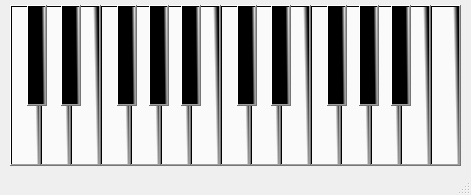
<?xml version="1.0" encoding="UTF-8"?>
<ui version="4.0">
 <class>MainWindow</class>
 <widget class="QMainWindow" name="MainWindow">
  <property name="geometry">
   <rect>
    <x>0</x>
    <y>0</y>
    <width>471</width>
    <height>195</height>
   </rect>
  </property>
  <property name="minimumSize">
   <size>
    <width>471</width>
    <height>161</height>
   </size>
  </property>
  <property name="windowTitle">
   <string>MainWindow</string>
  </property>
  <property name="windowOpacity">
   <double>1.000000000000000</double>
  </property>
  <widget class="QWidget" name="centralwidget">
   <property name="minimumSize">
    <size>
     <width>451</width>
     <height>0</height>
    </size>
   </property>
   <layout class="QVBoxLayout" name="verticalLayout">
    <property name="spacing">
     <number>0</number>
    </property>
    <property name="leftMargin">
     <number>10</number>
    </property>
    <property name="topMargin">
     <number>5</number>
    </property>
    <property name="rightMargin">
     <number>0</number>
    </property>
    <property name="bottomMargin">
     <number>0</number>
    </property>
    <item>
     <widget class="QWidget" name="widget" native="true">
      <property name="minimumSize">
       <size>
        <width>451</width>
        <height>161</height>
       </size>
      </property>
      <property name="layoutDirection">
       <enum>Qt::LayoutDirection::LeftToRight</enum>
      </property>
      <widget class="QPushButton" name="C3s">
       <property name="geometry">
        <rect>
         <x>17</x>
         <y>0</y>
         <width>20</width>
         <height>101</height>
        </rect>
       </property>
       <property name="styleSheet">
        <string notr="true">#C3s{
background-color: rgb(0, 0, 0);

background-color: qlineargradient(spread:pad, x1:0.784, y1:0.0175, x2:1, y2:0, stop:0 rgba(0, 0, 0, 255), stop:1 rgba(255, 255, 255, 255))
}

#C3s:pressed{
background-color: rgb(0,0,0);
background-color: qlineargradient(spread:pad, x1:0.857955, y1:0.0170455, x2:1, y2:0, stop:0.125 rgba(0, 0, 0, 255), stop:0.977273 rgba(255, 255, 255, 255))
}</string>
       </property>
       <property name="text">
        <string/>
       </property>
       <property name="shortcut">
        <string>F</string>
       </property>
      </widget>
      <widget class="QPushButton" name="A4s">
       <property name="geometry">
        <rect>
         <x>381</x>
         <y>0</y>
         <width>20</width>
         <height>101</height>
        </rect>
       </property>
       <property name="styleSheet">
        <string notr="true">#A4s{
background-color: rgb(0, 0, 0);

background-color: qlineargradient(spread:pad, x1:0.784, y1:0.0175, x2:1, y2:0, stop:0 rgba(0, 0, 0, 255), stop:1 rgba(255, 255, 255, 255))
}

#A4s:pressed{
background-color: rgb(0,0,0);
background-color: qlineargradient(spread:pad, x1:0.857955, y1:0.0170455, x2:1, y2:0, stop:0.125 rgba(0, 0, 0, 255), stop:0.977273 rgba(255, 255, 255, 255))
}</string>
       </property>
       <property name="text">
        <string/>
       </property>
       <property name="shortcut">
        <string>9</string>
       </property>
      </widget>
      <widget class="QPushButton" name="A3">
       <property name="geometry">
        <rect>
         <x>150</x>
         <y>0</y>
         <width>31</width>
         <height>161</height>
        </rect>
       </property>
       <property name="styleSheet">
        <string notr="true">#A3{
background-color: rgb(242, 242, 242);
background-color: qlineargradient(spread:pad, x1:0.960545, y1:0.0962727, x2:0.795545, y2:0.119318, stop:0 rgba(0, 0, 0, 255), stop:1 rgba(250, 250, 250, 250));}


#A3:pressed{
background-color: rgb(250, 250, 250);
}

</string>
       </property>
       <property name="text">
        <string/>
       </property>
       <property name="shortcut">
        <string>Q</string>
       </property>
      </widget>
      <widget class="QPushButton" name="A4">
       <property name="geometry">
        <rect>
         <x>360</x>
         <y>0</y>
         <width>31</width>
         <height>161</height>
        </rect>
       </property>
       <property name="styleSheet">
        <string notr="true">#A4{
background-color: rgb(242, 242, 242);
background-color: qlineargradient(spread:pad, x1:0.960545, y1:0.0962727, x2:0.795545, y2:0.119318, stop:0 rgba(0, 0, 0, 255), stop:1 rgba(250, 250, 250, 250));}


#A4:pressed{
background-color: rgb(250, 250, 250);
}

</string>
       </property>
       <property name="text">
        <string/>
       </property>
       <property name="shortcut">
        <string>I</string>
       </property>
      </widget>
      <widget class="QPushButton" name="B3">
       <property name="geometry">
        <rect>
         <x>180</x>
         <y>0</y>
         <width>31</width>
         <height>161</height>
        </rect>
       </property>
       <property name="styleSheet">
        <string notr="true">#B3{
background-color: rgb(242, 242, 242);
background-color: qlineargradient(spread:pad, x1:0.960545, y1:0.0962727, x2:0.795545, y2:0.119318, stop:0 rgba(0, 0, 0, 255), stop:1 rgba(250, 250, 250, 250));}


#B3:pressed{
background-color: rgb(250, 250, 250);
}

</string>
       </property>
       <property name="text">
        <string/>
       </property>
       <property name="shortcut">
        <string>W</string>
       </property>
      </widget>
      <widget class="QPushButton" name="C4s">
       <property name="geometry">
        <rect>
         <x>227</x>
         <y>0</y>
         <width>20</width>
         <height>101</height>
        </rect>
       </property>
       <property name="styleSheet">
        <string notr="true">#C4s{
background-color: rgb(0, 0, 0);

background-color: qlineargradient(spread:pad, x1:0.784, y1:0.0175, x2:1, y2:0, stop:0 rgba(0, 0, 0, 255), stop:1 rgba(255, 255, 255, 255))
}

#C4s:pressed{
background-color: rgb(0,0,0);
background-color: qlineargradient(spread:pad, x1:0.857955, y1:0.0170455, x2:1, y2:0, stop:0.125 rgba(0, 0, 0, 255), stop:0.977273 rgba(255, 255, 255, 255))
}</string>
       </property>
       <property name="text">
        <string/>
       </property>
       <property name="shortcut">
        <string>4</string>
       </property>
      </widget>
      <widget class="QPushButton" name="E4">
       <property name="geometry">
        <rect>
         <x>270</x>
         <y>0</y>
         <width>31</width>
         <height>161</height>
        </rect>
       </property>
       <property name="styleSheet">
        <string notr="true">#E4{
background-color: rgb(242, 242, 242);
background-color: qlineargradient(spread:pad, x1:0.960545, y1:0.0962727, x2:0.795545, y2:0.119318, stop:0 rgba(0, 0, 0, 255), stop:1 rgba(250, 250, 250, 250));}


#E4:pressed{
background-color: rgb(250, 250, 250);
}

</string>
       </property>
       <property name="text">
        <string/>
       </property>
       <property name="shortcut">
        <string>T</string>
       </property>
      </widget>
      <widget class="QPushButton" name="D3s">
       <property name="geometry">
        <rect>
         <x>51</x>
         <y>0</y>
         <width>20</width>
         <height>101</height>
        </rect>
       </property>
       <property name="styleSheet">
        <string notr="true">#D3s{
background-color: rgb(0, 0, 0);

background-color: qlineargradient(spread:pad, x1:0.784, y1:0.0175, x2:1, y2:0, stop:0 rgba(0, 0, 0, 255), stop:1 rgba(255, 255, 255, 255))
}

#D3s:pressed{
background-color: rgb(0,0,0);
background-color: qlineargradient(spread:pad, x1:0.857955, y1:0.0170455, x2:1, y2:0, stop:0.125 rgba(0, 0, 0, 255), stop:0.977273 rgba(255, 255, 255, 255))
}</string>
       </property>
       <property name="text">
        <string/>
       </property>
       <property name="shortcut">
        <string>G</string>
       </property>
      </widget>
      <widget class="QPushButton" name="D3">
       <property name="geometry">
        <rect>
         <x>30</x>
         <y>0</y>
         <width>31</width>
         <height>161</height>
        </rect>
       </property>
       <property name="styleSheet">
        <string notr="true">#D3{
background-color: rgb(242, 242, 242);
background-color: qlineargradient(spread:pad, x1:0.960545, y1:0.0962727, x2:0.795545, y2:0.119318, stop:0 rgba(0, 0, 0, 255), stop:1 rgba(250, 250, 250, 250));}


#D3:pressed{
background-color: rgb(250, 250, 250);
}</string>
       </property>
       <property name="text">
        <string/>
       </property>
       <property name="shortcut">
        <string>V</string>
       </property>
      </widget>
      <widget class="QPushButton" name="G4s">
       <property name="geometry">
        <rect>
         <x>349</x>
         <y>0</y>
         <width>20</width>
         <height>101</height>
        </rect>
       </property>
       <property name="styleSheet">
        <string notr="true">#G4s{
background-color: rgb(0, 0, 0);

background-color: qlineargradient(spread:pad, x1:0.784, y1:0.0175, x2:1, y2:0, stop:0 rgba(0, 0, 0, 255), stop:1 rgba(255, 255, 255, 255))
}

#G4s:pressed{
background-color: rgb(0,0,0);
background-color: qlineargradient(spread:pad, x1:0.857955, y1:0.0170455, x2:1, y2:0, stop:0.125 rgba(0, 0, 0, 255), stop:0.977273 rgba(255, 255, 255, 255))
}</string>
       </property>
       <property name="text">
        <string/>
       </property>
       <property name="shortcut">
        <string>8</string>
       </property>
      </widget>
      <widget class="QPushButton" name="E3">
       <property name="geometry">
        <rect>
         <x>60</x>
         <y>0</y>
         <width>31</width>
         <height>161</height>
        </rect>
       </property>
       <property name="styleSheet">
        <string notr="true">#E3{
background-color: rgb(242, 242, 242);
background-color: qlineargradient(spread:pad, x1:0.960545, y1:0.0962727, x2:0.795545, y2:0.119318, stop:0 rgba(0, 0, 0, 255), stop:1 rgba(250, 250, 250, 250));}


#E3:pressed{
background-color: rgb(250, 250, 250);
}

</string>
       </property>
       <property name="text">
        <string/>
       </property>
       <property name="shortcut">
        <string>B</string>
       </property>
      </widget>
      <widget class="QPushButton" name="C5">
       <property name="geometry">
        <rect>
         <x>420</x>
         <y>0</y>
         <width>31</width>
         <height>161</height>
        </rect>
       </property>
       <property name="styleSheet">
        <string notr="true">#C5{
background-color: rgb(242, 242, 242);
background-color: qlineargradient(spread:pad, x1:0.960545, y1:0.0962727, x2:0.795545, y2:0.119318, stop:0 rgba(0, 0, 0, 255), stop:1 rgba(250, 250, 250, 250));}


#C5:pressed{
background-color: rgb(250, 250, 250);
}

</string>
       </property>
       <property name="text">
        <string/>
       </property>
       <property name="shortcut">
        <string>P</string>
       </property>
      </widget>
      <widget class="QPushButton" name="G3">
       <property name="geometry">
        <rect>
         <x>120</x>
         <y>0</y>
         <width>31</width>
         <height>161</height>
        </rect>
       </property>
       <property name="styleSheet">
        <string notr="true">#G3{
background-color: rgb(242, 242, 242);
background-color: qlineargradient(spread:pad, x1:0.960545, y1:0.0962727, x2:0.795545, y2:0.119318, stop:0 rgba(0, 0, 0, 255), stop:1 rgba(250, 250, 250, 250));}


#G3:pressed{
background-color: rgb(250, 250, 250);
}</string>
       </property>
       <property name="text">
        <string/>
       </property>
       <property name="shortcut">
        <string>M</string>
       </property>
      </widget>
      <widget class="QPushButton" name="G4">
       <property name="geometry">
        <rect>
         <x>330</x>
         <y>0</y>
         <width>31</width>
         <height>161</height>
        </rect>
       </property>
       <property name="styleSheet">
        <string notr="true">#G4{
background-color: rgb(242, 242, 242);
background-color: qlineargradient(spread:pad, x1:0.960545, y1:0.0962727, x2:0.795545, y2:0.119318, stop:0 rgba(0, 0, 0, 255), stop:1 rgba(250, 250, 250, 250));}


#G4:pressed{
background-color: rgb(250, 250, 250);
}</string>
       </property>
       <property name="text">
        <string/>
       </property>
       <property name="shortcut">
        <string>U</string>
       </property>
      </widget>
      <widget class="QPushButton" name="A3s">
       <property name="geometry">
        <rect>
         <x>171</x>
         <y>0</y>
         <width>20</width>
         <height>101</height>
        </rect>
       </property>
       <property name="styleSheet">
        <string notr="true">#A3s{
background-color: rgb(0, 0, 0);

background-color: qlineargradient(spread:pad, x1:0.784, y1:0.0175, x2:1, y2:0, stop:0 rgba(0, 0, 0, 255), stop:1 rgba(255, 255, 255, 255))
}

#A3s:pressed{
background-color: rgb(0,0,0);
background-color: qlineargradient(spread:pad, x1:0.857955, y1:0.0170455, x2:1, y2:0, stop:0.125 rgba(0, 0, 0, 255), stop:0.977273 rgba(255, 255, 255, 255))
}</string>
       </property>
       <property name="text">
        <string/>
       </property>
       <property name="shortcut">
        <string>2</string>
       </property>
      </widget>
      <widget class="QPushButton" name="B4">
       <property name="geometry">
        <rect>
         <x>390</x>
         <y>0</y>
         <width>31</width>
         <height>161</height>
        </rect>
       </property>
       <property name="styleSheet">
        <string notr="true">#B4{
background-color: rgb(242, 242, 242);
background-color: qlineargradient(spread:pad, x1:0.960545, y1:0.0962727, x2:0.795545, y2:0.119318, stop:0 rgba(0, 0, 0, 255), stop:1 rgba(250, 250, 250, 250));}


#B4:pressed{
background-color: rgb(250, 250, 250);
}

</string>
       </property>
       <property name="text">
        <string/>
       </property>
       <property name="shortcut">
        <string>O</string>
       </property>
      </widget>
      <widget class="QPushButton" name="G3s">
       <property name="geometry">
        <rect>
         <x>139</x>
         <y>0</y>
         <width>20</width>
         <height>101</height>
        </rect>
       </property>
       <property name="styleSheet">
        <string notr="true">#G3s{
background-color: rgb(0, 0, 0);

background-color: qlineargradient(spread:pad, x1:0.784, y1:0.0175, x2:1, y2:0, stop:0 rgba(0, 0, 0, 255), stop:1 rgba(255, 255, 255, 255))
}

#G3s:pressed{
background-color: rgb(0,0,0);
background-color: qlineargradient(spread:pad, x1:0.857955, y1:0.0170455, x2:1, y2:0, stop:0.125 rgba(0, 0, 0, 255), stop:0.977273 rgba(255, 255, 255, 255))
}</string>
       </property>
       <property name="text">
        <string/>
       </property>
       <property name="shortcut">
        <string>K</string>
       </property>
      </widget>
      <widget class="QPushButton" name="C4">
       <property name="geometry">
        <rect>
         <x>210</x>
         <y>0</y>
         <width>31</width>
         <height>161</height>
        </rect>
       </property>
       <property name="styleSheet">
        <string notr="true">#C4{
background-color: rgb(242, 242, 242);
background-color: qlineargradient(spread:pad, x1:0.960545, y1:0.0962727, x2:0.795545, y2:0.119318, stop:0 rgba(0, 0, 0, 255), stop:1 rgba(250, 250, 250, 250));}


#C4:pressed{
background-color: rgb(250, 250, 250);
}

</string>
       </property>
       <property name="text">
        <string/>
       </property>
       <property name="shortcut">
        <string>E</string>
       </property>
      </widget>
      <widget class="QPushButton" name="F4s">
       <property name="geometry">
        <rect>
         <x>317</x>
         <y>0</y>
         <width>20</width>
         <height>101</height>
        </rect>
       </property>
       <property name="styleSheet">
        <string notr="true">#F4s{
background-color: rgb(0, 0, 0);

background-color: qlineargradient(spread:pad, x1:0.784, y1:0.0175, x2:1, y2:0, stop:0 rgba(0, 0, 0, 255), stop:1 rgba(255, 255, 255, 255))
}

#F4s:pressed{
background-color: rgb(0,0,0);
background-color: qlineargradient(spread:pad, x1:0.857955, y1:0.0170455, x2:1, y2:0, stop:0.125 rgba(0, 0, 0, 255), stop:0.977273 rgba(255, 255, 255, 255))
}</string>
       </property>
       <property name="text">
        <string/>
       </property>
       <property name="shortcut">
        <string>7</string>
       </property>
      </widget>
      <widget class="QPushButton" name="F3">
       <property name="geometry">
        <rect>
         <x>90</x>
         <y>0</y>
         <width>31</width>
         <height>161</height>
        </rect>
       </property>
       <property name="styleSheet">
        <string notr="true">#F3{
background-color: rgb(242, 242, 242);
background-color: qlineargradient(spread:pad, x1:0.960545, y1:0.0962727, x2:0.795545, y2:0.119318, stop:0 rgba(0, 0, 0, 255), stop:1 rgba(250, 250, 250, 250));}


#F3:pressed{
background-color: rgb(250, 250, 250);
}

</string>
       </property>
       <property name="text">
        <string/>
       </property>
       <property name="shortcut">
        <string>N</string>
       </property>
      </widget>
      <widget class="QPushButton" name="C3">
       <property name="geometry">
        <rect>
         <x>0</x>
         <y>0</y>
         <width>31</width>
         <height>161</height>
        </rect>
       </property>
       <property name="styleSheet">
        <string notr="true">#C3{
background-color: rgb(242, 242, 242);
background-color: qlineargradient(spread:pad, x1:0.960545, y1:0.0962727, x2:0.795545, y2:0.119318, stop:0 rgba(0, 0, 0, 255), stop:1 rgba(250, 250, 250, 250));}


#C3:pressed{
background-color: rgb(250, 250, 250);
}

</string>
       </property>
       <property name="text">
        <string/>
       </property>
       <property name="shortcut">
        <string>C</string>
       </property>
      </widget>
      <widget class="QPushButton" name="F3s">
       <property name="geometry">
        <rect>
         <x>107</x>
         <y>0</y>
         <width>20</width>
         <height>101</height>
        </rect>
       </property>
       <property name="styleSheet">
        <string notr="true">#F3s{
background-color: rgb(0, 0, 0);

background-color: qlineargradient(spread:pad, x1:0.784, y1:0.0175, x2:1, y2:0, stop:0 rgba(0, 0, 0, 255), stop:1 rgba(255, 255, 255, 255))
}

#F3s:pressed{
background-color: rgb(0,0,0);
background-color: qlineargradient(spread:pad, x1:0.857955, y1:0.0170455, x2:1, y2:0, stop:0.125 rgba(0, 0, 0, 255), stop:0.977273 rgba(255, 255, 255, 255))
}</string>
       </property>
       <property name="text">
        <string/>
       </property>
       <property name="shortcut">
        <string>J</string>
       </property>
      </widget>
      <widget class="QPushButton" name="D4">
       <property name="geometry">
        <rect>
         <x>240</x>
         <y>0</y>
         <width>31</width>
         <height>161</height>
        </rect>
       </property>
       <property name="styleSheet">
        <string notr="true">#D4{
background-color: rgb(242, 242, 242);
background-color: qlineargradient(spread:pad, x1:0.960545, y1:0.0962727, x2:0.795545, y2:0.119318, stop:0 rgba(0, 0, 0, 255), stop:1 rgba(250, 250, 250, 250));}


#D4:pressed{
background-color: rgb(250, 250, 250);
}</string>
       </property>
       <property name="text">
        <string/>
       </property>
       <property name="shortcut">
        <string>R</string>
       </property>
      </widget>
      <widget class="QPushButton" name="D4s">
       <property name="geometry">
        <rect>
         <x>261</x>
         <y>0</y>
         <width>20</width>
         <height>101</height>
        </rect>
       </property>
       <property name="styleSheet">
        <string notr="true">#D4s{
background-color: rgb(0, 0, 0);

background-color: qlineargradient(spread:pad, x1:0.784, y1:0.0175, x2:1, y2:0, stop:0 rgba(0, 0, 0, 255), stop:1 rgba(255, 255, 255, 255))
}

#D4s:pressed{
background-color: rgb(0,0,0);
background-color: qlineargradient(spread:pad, x1:0.857955, y1:0.0170455, x2:1, y2:0, stop:0.125 rgba(0, 0, 0, 255), stop:0.977273 rgba(255, 255, 255, 255))
}</string>
       </property>
       <property name="text">
        <string/>
       </property>
       <property name="shortcut">
        <string>5</string>
       </property>
      </widget>
      <widget class="QPushButton" name="F4">
       <property name="geometry">
        <rect>
         <x>300</x>
         <y>0</y>
         <width>31</width>
         <height>161</height>
        </rect>
       </property>
       <property name="styleSheet">
        <string notr="true">#F4{
background-color: rgb(242, 242, 242);
background-color: qlineargradient(spread:pad, x1:0.960545, y1:0.0962727, x2:0.795545, y2:0.119318, stop:0 rgba(0, 0, 0, 255), stop:1 rgba(250, 250, 250, 250));}


#F4:pressed{
background-color: rgb(250, 250, 250);
}

</string>
       </property>
       <property name="text">
        <string/>
       </property>
       <property name="shortcut">
        <string>Y</string>
       </property>
      </widget>
      <zorder>C5</zorder>
      <zorder>B4</zorder>
      <zorder>A4</zorder>
      <zorder>G4</zorder>
      <zorder>F4</zorder>
      <zorder>E4</zorder>
      <zorder>D4</zorder>
      <zorder>C4</zorder>
      <zorder>B3</zorder>
      <zorder>A3</zorder>
      <zorder>G3</zorder>
      <zorder>F3</zorder>
      <zorder>E3</zorder>
      <zorder>D3</zorder>
      <zorder>C3</zorder>
      <zorder>A4s</zorder>
      <zorder>C4s</zorder>
      <zorder>D3s</zorder>
      <zorder>G4s</zorder>
      <zorder>C3s</zorder>
      <zorder>A3s</zorder>
      <zorder>F4s</zorder>
      <zorder>G3s</zorder>
      <zorder>F3s</zorder>
      <zorder>D4s</zorder>
     </widget>
    </item>
   </layout>
  </widget>
  <widget class="QStatusBar" name="statusbar"/>
 </widget>
 <resources/>
 <connections/>
</ui>
